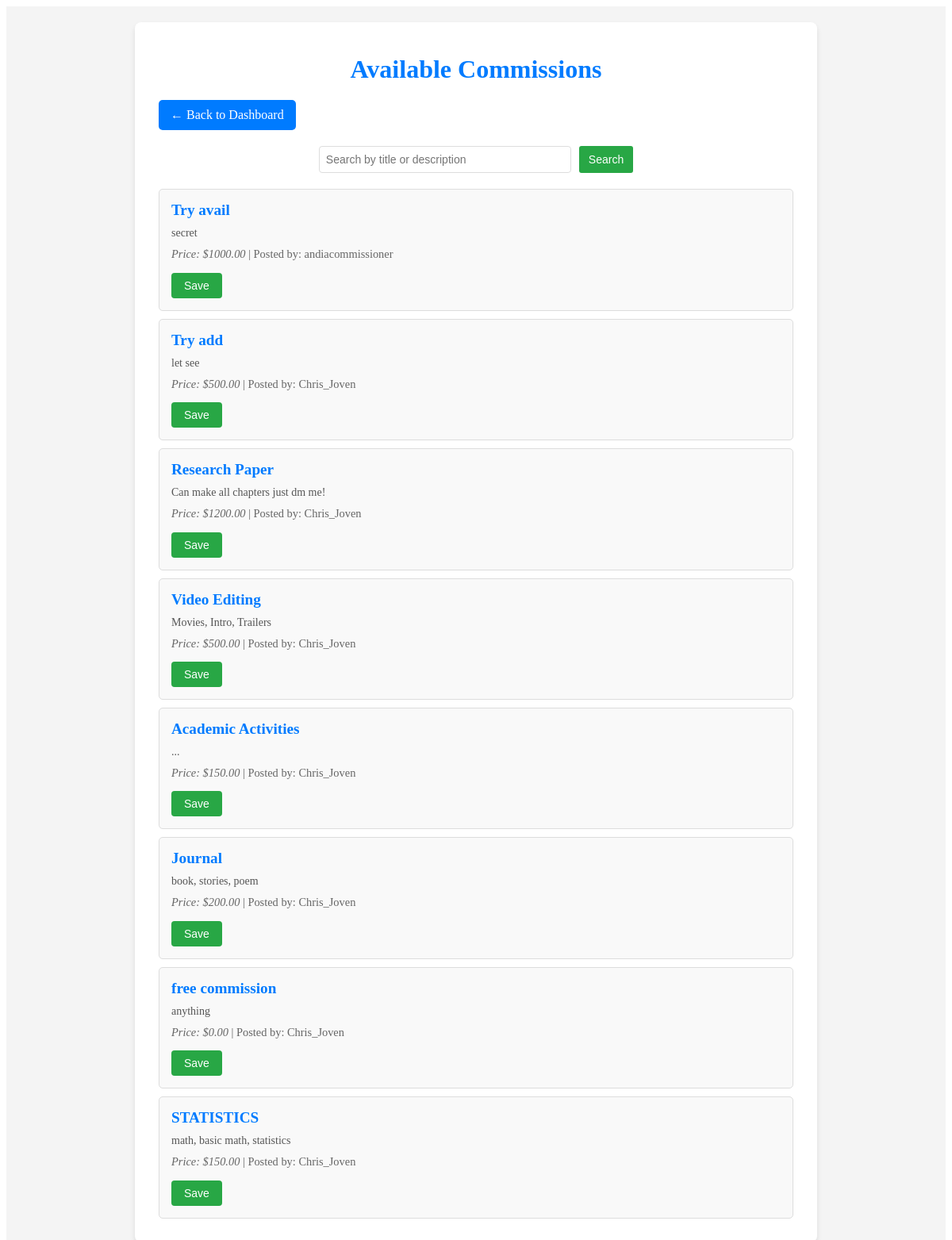
The page /commissions/ (signed in) on the database its author committed.
### app/models.py (models this page shows, shortened)
class Commission(models.Model):
    title = models.CharField(max_length=150)
    description = models.TextField()
    commissioner = models.ForeignKey(settings.AUTH_USER_MODEL, on_delete=models.CASCADE, related_name='commissions_created')
    price = models.DecimalField(max_digits=10, decimal_places=2)
    available = models.BooleanField(default=True)
    created_at = models.DateTimeField(auto_now_add=True)
    class Meta:
        ordering = ['-created_at']
    objects = CommissionQuerySet.as_manager()  # Use the custom QuerySet
    def get_absolute_url(self):
        return reverse('commission-detail', args=[self.pk])

class CustomUser(AbstractUser):
    ROLE_CHOICES = (
        ('student', 'Student'),
        ('commissioner', 'Commissioner'),
    )
    role = models.CharField(max_length=20, choices=ROLE_CHOICES, default='student')

### app/views.py (the view)
# urls.py: path('commissions/',CommissionListView.as_view(), name='commission-list'),
class CommissionListView(LoginRequiredMixin, ListView):
    model = Commission
    template_name = 'app/commission_list.html'
    context_object_name = 'commissions'
    def get_queryset(self):
        queryset = Commission.objects.filter(available=True)
        search_query = self.request.GET.get('search', '')
        if search_query:
            queryset = queryset.filter(
                Q(title__icontains=search_query) | Q(description__icontains=search_query)
            )
        return queryset
    def get_context_data(self, **kwargs):
        context = super().get_context_data(**kwargs)
        user_dashboard_url = reverse('home')
        if hasattr(self.request.user, 'profile'):
            if self.request.user.role == 'commissioner':
                user_dashboard_url = reverse('commissioner-dashboard')
            elif self.request.user.role == 'student':
                user_dashboard_url = reverse('student-dashboard')
        context['search_query'] = self.request.GET.get('search', '')
        context['user_dashboard_url'] = user_dashboard_url
        return context

### app/templates/app/commission_list.html (shortened to what this page needs)
{% load static %}
<!DOCTYPE html>
<html lang="en">
<head>
    <link rel="stylesheet" href="{% static 'css/commission_list.css' %}">
</head>
<body>
<div class="commission-list-container">
    <div class="commission-list-wrapper">
        <h1 class="commission-list-header">Available Commissions</h1>
        <div class="navigation-link">
            <a href="{{ user_dashboard_url }}" class="btn btn-primary">← Back to Dashboard</a>
        </div>
        <form method="get" action="" class="search-bar">
            <input
                type="text"
                name="search"
                placeholder="Search by title or description"
                value="{{ search_query }}"
                class="search-input"
            />
            <button type="submit" class="btn btn-success">Search</button>
        </form>
        <ul class="commission-list">
            {% for commission in commissions %}
                <li class="commission-item">
                    <a href="{{ commission.get_absolute_url }}" class="commission-title">{{ commission.title }}</a>
                    <p class="commission-description">{{ commission.description }}</p>
                    <p class="commission-details">
                        <em>Price: ${{ commission.price }}</em> | Posted by: {{ commission.commissioner.username }}
                    </p>
                    <div class="save-actions">
                        {% if commission in user.student.saved_commissions.all %}
                            <form method="post" action="{% url 'unsave_commission' commission.id %}">
                                {% csrf_token %}
                                <button type="submit" class="btn btn-danger">Unsave</button>
                            </form>
                        {% else %}
                            <form method="post" action="{% url 'save_commission' commission.id %}">
                                <button type="submit" class="btn btn-success">Save</button>
                            </form>
                        {% endif %}
                    </div>
                </li>
            {% empty %}
                <p class="no-results">No commissions found matching your search.</p>
            {% endfor %}
        </ul>
    </div>
</div>
</body>
</html>

### static/css/commission_list.css (style rules this page uses)
.commission-list-container { display: flex; justify-content: center; align-items: center; min-height: calc(100vh - 100px); background: #f4f4f4; padding: 20px; box-sizing: border-box; }
.commission-list-wrapper { background: #fff; padding: 20px 30px; border-radius: 8px; box-shadow: 0 4px 6px rgba(0, 0, 0, 0.1); max-width: 800px; width: 100%; text-align: center; }
.commission-list-header { font-size: 2rem; font-weight: bold; margin-bottom: 20px; color: #007bff; }
.navigation-link { margin-bottom: 20px; text-align: left; }
.navigation-link a.btn { text-decoration: none; background-color: #007bff; color: #fff; padding: 10px 15px; border-radius: 5px; display: inline-block; }
.search-bar { display: flex; justify-content: center; margin-bottom: 20px; gap: 10px; }
.search-input { width: 300px; padding: 8px; border: 1px solid #ddd; border-radius: 4px; font-size: 14px; }
.search-bar .btn { padding: 6px 12px; background-color: #28a745; border: none; color: #fff; border-radius: 3px; font-size: 14px; cursor: pointer; }
.commission-list { list-style: none; padding: 0; margin: 0; }
.commission-item { border: 1px solid #ddd; border-radius: 5px; padding: 15px; margin: 10px 0; text-align: left; background-color: #f9f9f9; font-size: 14px; }
.commission-item a.commission-title { font-size: 1.2rem; font-weight: bold; color: #007bff; text-decoration: none; }
.commission-description { margin: 10px 0; color: #555; }
.commission-details { font-size: 0.9rem; color: #666; margin-top: 5px; }
.save-actions { margin-top: 10px; }
form { display: inline; }
button { font-size: 14px; padding: 8px 16px; border: none; border-radius: 4px; cursor: pointer; }
button.btn-success { background-color: #28a745; color: #fff; }

### rows shown on the page
Commission: title "Try avail", description "secret", price "1000.00", commissioner.username "andiacommissioner"
Commission: title "Try add", description "let see", price "500.00", commissioner.username "Chris_Joven"
Commission: title "Research Paper", description "Can make all chapters just dm me!", price "1200.00", commissioner.username "Chris_Joven"
Commission: title "Video Editing", description "Movies, Intro, Trailers", price "500.00", commissioner.username "Chris_Joven"
Commission: title "Academic Activities", description "...", price "150.00", commissioner.username "Chris_Joven"
Commission: title "Journal", description "book, stories, poem", price "200.00", commissioner.username "Chris_Joven"
Commission: title "free commission", description "anything", price "0.00", commissioner.username "Chris_Joven"
Commission: title "STATISTICS", description "math, basic math, statistics", price "150.00", commissioner.username "Chris_Joven"
